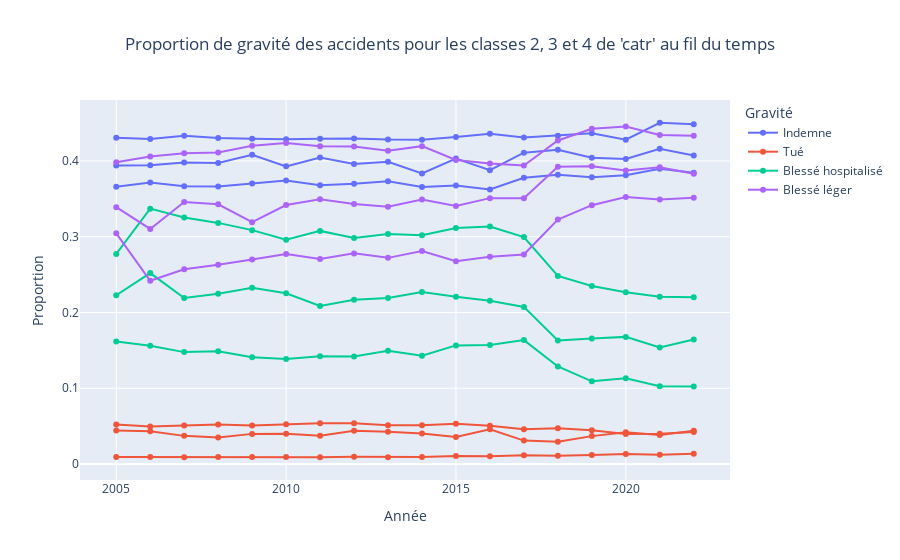

Here is the notebook cell this chart was saved with:
### Code cell
import plotly.express as px

# Utiliser le DataFrame proportion_gravite_par_an_catr
# Convertir 'grav' en une variable catégorielle pour conserver l'ordre des catégories
proportion_gravite_par_an_catr['grav'] = proportion_gravite_par_an_catr['grav'].astype('category')

# Mapper les étiquettes de gravité aux valeurs numériques
label_gravite = {1: 'Indemne', 2: 'Tué', 3: 'Blessé hospitalisé', 4: 'Blessé léger'}
proportion_gravite_par_an_catr['grav_label'] = proportion_gravite_par_an_catr['grav'].map(label_gravite)

# Créer un graphique interactif avec Plotly Express
fig = px.line(proportion_gravite_par_an_catr, x='an', y='proportion', color='grav_label', line_group='catr',
              markers=True, title="Proportion de gravité des accidents pour les classes 2, 3 et 4 de 'catr' au fil du temps",
              labels={'an': 'Année', 'proportion': 'Proportion', 'catr': 'Catégorie de catr', 'grav_label': 'Gravité'},
              category_orders={'grav_label': ['Indemne', 'Tué', 'Blessé hospitalisé', 'Blessé léger']},
              line_dash_sequence=['solid', 'dot', 'dash'],
              )
fig.update_layout(title_x=0.5)
fig.show()

### Figure 1 — Plotly figure (JSON) as saved in the notebook; plotly's stock layout.template omitted (floating-point values rounded to 4 significant figures)
{"data": [{"hovertemplate": "Gravité=Indemne<br>Catégorie de catr=2.0<br>Année=%{x}<br>Proportion=%{y}<extra></extra>", "legendgroup": "Indemne", "line": {"color": "#636efa", "dash": "solid"}, "marker": {"symbol": "circle"}, "mode": "lines+markers", "name": "Indemne", "orientation": "v", "showlegend": true, "type": "scatter", "x": [2005, 2006, 2007, 2008, 2009, 2010, 2011, 2012, 2013, 2014, 2015, 2016, 2017, 2018, 2019, 2020, 2021, 2022], "xaxis": "x", "y": [0.3939, 0.3944, 0.3978, 0.3973, 0.4082, 0.3928, 0.4046, 0.396, 0.3988, 0.3836, 0.4031, 0.3879, 0.4109, 0.4149, 0.4043, 0.4027, 0.4162, 0.4072], "yaxis": "y"}, {"hovertemplate": "Gravité=Indemne<br>Catégorie de catr=3.0<br>Année=%{x}<br>Proportion=%{y}<extra></extra>", "legendgroup": "Indemne", "line": {"color": "#636efa", "dash": "solid"}, "marker": {"symbol": "circle"}, "mode": "lines+markers", "name": "Indemne", "orientation": "v", "showlegend": false, "type": "scatter", "x": [2005, 2006, 2007, 2008, 2009, 2010, 2011, 2012, 2013, 2014, 2015, 2016, 2017, 2018, 2019, 2020, 2021, 2022], "xaxis": "x", "y": [0.3659, 0.3716, 0.3666, 0.3664, 0.3704, 0.3742, 0.3679, 0.3699, 0.3731, 0.3656, 0.3677, 0.3623, 0.3779, 0.3818, 0.3786, 0.3812, 0.3897, 0.3845], "yaxis": "y"}, {"hovertemplate": "Gravité=Indemne<br>Catégorie de catr=4.0<br>Année=%{x}<br>Proportion=%{y}<extra></extra>", "legendgroup": "Indemne", "line": {"color": "#636efa", "dash": "solid"}, "marker": {"symbol": "circle"}, "mode": "lines+markers", "name": "Indemne", "orientation": "v", "showlegend": false, "type": "scatter", "x": [2005, 2006, 2007, 2008, 2009, 2010, 2011, 2012, 2013, 2014, 2015, 2016, 2017, 2018, 2019, 2020, 2021, 2022], "xaxis": "x", "y": [0.4304, 0.4289, 0.4333, 0.4304, 0.4293, 0.4286, 0.4291, 0.4296, 0.4282, 0.428, 0.4316, 0.4358, 0.4309, 0.4333, 0.4366, 0.428, 0.4504, 0.4485], "yaxis": "y"}, {"hovertemplate": "Gravité=Tué<br>Catégorie de catr=2.0<br>Année=%{x}<br>Proportion=%{y}<extra></extra>", "legendgroup": "Tué", "line": {"color": "#EF553B", "dash": "solid"}, "marker": {"symbol": "circle"}, "mode": "lines+markers", "name": "Tué", "orientation": "v", "showlegend": true, "type": "scatter", "x": [2005, 2006, 2007, 2008, 2009, 2010, 2011, 2012, 2013, 2014, 2015, 2016, 2017, 2018, 2019, 2020, 2021, 2022], "xaxis": "x", "y": [0.04428, 0.04326, 0.03722, 0.03504, 0.03984, 0.03997, 0.03731, 0.04397, 0.04251, 0.04021, 0.03576, 0.04584, 0.03099, 0.0296, 0.03689, 0.04213, 0.03826, 0.04413], "yaxis": "y"}, {"hovertemplate": "Gravité=Tué<br>Catégorie de catr=3.0<br>Année=%{x}<br>Proportion=%{y}<extra></extra>", "legendgroup": "Tué", "line": {"color": "#EF553B", "dash": "solid"}, "marker": {"symbol": "circle"}, "mode": "lines+markers", "name": "Tué", "orientation": "v", "showlegend": false, "type": "scatter", "x": [2005, 2006, 2007, 2008, 2009, 2010, 2011, 2012, 2013, 2014, 2015, 2016, 2017, 2018, 2019, 2020, 2021, 2022], "xaxis": "x", "y": [0.05231, 0.04952, 0.05088, 0.05233, 0.05093, 0.05254, 0.05384, 0.05385, 0.0511, 0.05135, 0.05312, 0.05047, 0.04589, 0.04734, 0.04468, 0.03971, 0.03989, 0.04233], "yaxis": "y"}, {"hovertemplate": "Gravité=Tué<br>Catégorie de catr=4.0<br>Année=%{x}<br>Proportion=%{y}<extra></extra>", "legendgroup": "Tué", "line": {"color": "#EF553B", "dash": "solid"}, "marker": {"symbol": "circle"}, "mode": "lines+markers", "name": "Tué", "orientation": "v", "showlegend": false, "type": "scatter", "x": [2005, 2006, 2007, 2008, 2009, 2010, 2011, 2012, 2013, 2014, 2015, 2016, 2017, 2018, 2019, 2020, 2021, 2022], "xaxis": "x", "y": [0.009497, 0.009311, 0.00901, 0.009425, 0.009498, 0.009226, 0.009147, 0.009544, 0.009137, 0.009436, 0.01057, 0.01029, 0.01149, 0.01091, 0.01183, 0.01331, 0.0122, 0.01347], "yaxis": "y"}, {"hovertemplate": "Gravité=Blessé hospitalisé<br>Catégorie de catr=2.0<br>Année=%{x}<br>Proportion=%{y}<extra></extra>", "legendgroup": "Blessé hospitalisé", "line": {"color": "#00cc96", "dash": "solid"}, "marker": {"symbol": "circle"}, "mode": "lines+markers", "name": "Blessé hospitalisé", "orientation": "v", "showlegend": true, "type": "scatter", "x": [2005, 2006, 2007, 2008, 2009, 2010, 2011, 2012, 2013, 2014, 2015, 2016, 2017, 2018, 2019, 2020, 2021, 2022], "xaxis": "x", "y": [0.2228, 0.252, 0.2191, 0.2249, 0.2327, 0.2254, 0.2085, 0.2169, 0.2191, 0.227, 0.2207, 0.2154, 0.2074, 0.1632, 0.1658, 0.1678, 0.1538, 0.1643], "yaxis": "y"}, {"hovertemplate": "Gravité=Blessé hospitalisé<br>Catégorie de catr=3.0<br>Année=%{x}<br>Proportion=%{y}<extra></extra>", "legendgroup": "Blessé hospitalisé", "line": {"color": "#00cc96", "dash": "solid"}, "marker": {"symbol": "circle"}, "mode": "lines+markers", "name": "Blessé hospitalisé", "orientation": "v", "showlegend": false, "type": "scatter", "x": [2005, 2006, 2007, 2008, 2009, 2010, 2011, 2012, 2013, 2014, 2015, 2016, 2017, 2018, 2019, 2020, 2021, 2022], "xaxis": "x", "y": [0.2772, 0.3371, 0.3255, 0.3183, 0.3087, 0.2961, 0.3077, 0.2983, 0.3037, 0.3018, 0.3114, 0.3136, 0.2996, 0.2483, 0.2351, 0.2266, 0.2208, 0.2202], "yaxis": "y"}, {"hovertemplate": "Gravité=Blessé hospitalisé<br>Catégorie de catr=4.0<br>Année=%{x}<br>Proportion=%{y}<extra></extra>", "legendgroup": "Blessé hospitalisé", "line": {"color": "#00cc96", "dash": "solid"}, "marker": {"symbol": "circle"}, "mode": "lines+markers", "name": "Blessé hospitalisé", "orientation": "v", "showlegend": false, "type": "scatter", "x": [2005, 2006, 2007, 2008, 2009, 2010, 2011, 2012, 2013, 2014, 2015, 2016, 2017, 2018, 2019, 2020, 2021, 2022], "xaxis": "x", "y": [0.1619, 0.1561, 0.1477, 0.149, 0.141, 0.1386, 0.1422, 0.1419, 0.1494, 0.143, 0.1566, 0.1571, 0.1636, 0.1288, 0.1092, 0.1132, 0.1028, 0.1025], "yaxis": "y"}, {"hovertemplate": "Gravité=Blessé léger<br>Catégorie de catr=2.0<br>Année=%{x}<br>Proportion=%{y}<extra></extra>", "legendgroup": "Blessé léger", "line": {"color": "#ab63fa", "dash": "solid"}, "marker": {"symbol": "circle"}, "mode": "lines+markers", "name": "Blessé léger", "orientation": "v", "showlegend": true, "type": "scatter", "x": [2005, 2006, 2007, 2008, 2009, 2010, 2011, 2012, 2013, 2014, 2015, 2016, 2017, 2018, 2019, 2020, 2021, 2022], "xaxis": "x", "y": [0.339, 0.3103, 0.3458, 0.3427, 0.3192, 0.3418, 0.3495, 0.3432, 0.3396, 0.3492, 0.3405, 0.3509, 0.3507, 0.3924, 0.393, 0.3873, 0.3915, 0.3831], "yaxis": "y"}, {"hovertemplate": "Gravité=Blessé léger<br>Catégorie de catr=3.0<br>Année=%{x}<br>Proportion=%{y}<extra></extra>", "legendgroup": "Blessé léger", "line": {"color": "#ab63fa", "dash": "solid"}, "marker": {"symbol": "circle"}, "mode": "lines+markers", "name": "Blessé léger", "orientation": "v", "showlegend": false, "type": "scatter", "x": [2005, 2006, 2007, 2008, 2009, 2010, 2011, 2012, 2013, 2014, 2015, 2016, 2017, 2018, 2019, 2020, 2021, 2022], "xaxis": "x", "y": [0.3045, 0.2418, 0.2571, 0.263, 0.27, 0.2772, 0.2706, 0.278, 0.2721, 0.2812, 0.2678, 0.2737, 0.2766, 0.3226, 0.3416, 0.3525, 0.3491, 0.3513], "yaxis": "y"}, {"hovertemplate": "Gravité=Blessé léger<br>Catégorie de catr=4.0<br>Année=%{x}<br>Proportion=%{y}<extra></extra>", "legendgroup": "Blessé léger", "line": {"color": "#ab63fa", "dash": "solid"}, "marker": {"symbol": "circle"}, "mode": "lines+markers", "name": "Blessé léger", "orientation": "v", "showlegend": false, "type": "scatter", "x": [2005, 2006, 2007, 2008, 2009, 2010, 2011, 2012, 2013, 2014, 2015, 2016, 2017, 2018, 2019, 2020, 2021, 2022], "xaxis": "x", "y": [0.3982, 0.4057, 0.41, 0.4112, 0.4202, 0.4236, 0.4195, 0.4189, 0.4133, 0.4195, 0.4012, 0.3968, 0.394, 0.427, 0.4423, 0.4455, 0.4341, 0.4331], "yaxis": "y"}], "layout": {"legend": {"title": {"text": "Gravité"}, "tracegroupgap": 0}, "title": {"text": "Proportion de gravité des accidents pour les classes 2, 3 et 4 de 'catr' au fil du temps", "x": 0.5}, "xaxis": {"anchor": "y", "domain": [0, 1], "title": {"text": "Année"}}, "yaxis": {"anchor": "x", "domain": [0, 1], "title": {"text": "Proportion"}}}}
